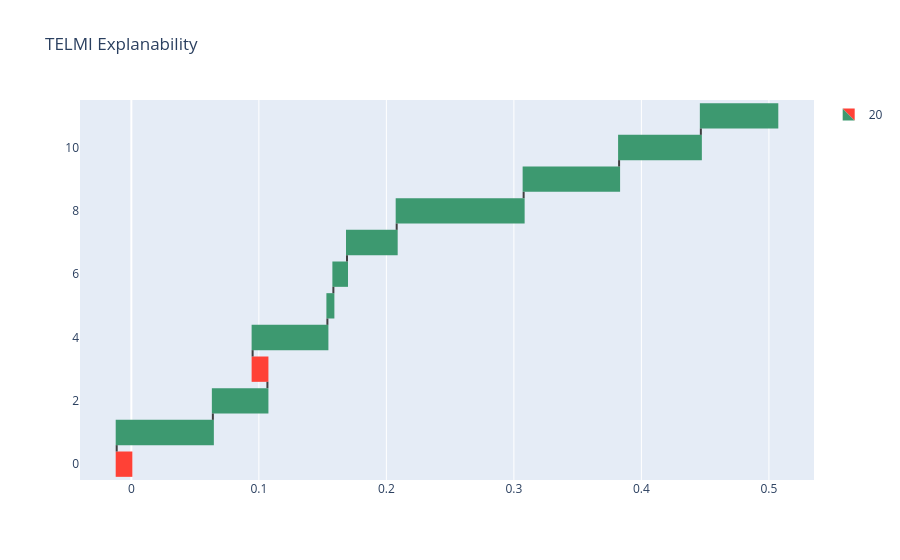

Here is the notebook cell this chart was saved with:
### Code cell
fig = go.Figure(go.Waterfall(
    name = "20", 
    orientation = "h",
    x = Coeff_df['TELMI'],
    textposition = "outside",
    y = Coeff_df['TELMI'].index,    
    connector = {"line":{"color":"rgb(63, 63, 63)"}},
))

fig.update_layout(
        title = "TELMI Explanability",
        showlegend = True
)

fig.show()

### Figure 1 — Plotly figure (JSON) as saved in the notebook; plotly's stock layout.template omitted (floating-point values rounded to 4 significant figures)
{"data": [{"connector": {"line": {"color": "rgb(63, 63, 63)"}}, "name": "20", "orientation": "h", "textposition": "outside", "type": "waterfall", "x": [-0.01149, 0.07542, 0.04278, -0.01161, 0.05865, 0.004688, 0.01068, 0.03896, 0.09957, 0.07486, 0.06412, 0.05996], "y": [0, 1, 2, 3, 4, 5, 6, 7, 8, 9, 10, 11]}], "layout": {"showlegend": true, "title": {"text": "TELMI Explanability"}}}
